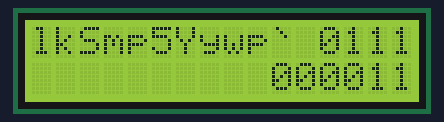
The sketch below on a simulated Arduino Uno, built with avr-gcc and run on an emulated ATmega328P. On the bench: 16×2 character LCD. Random numbers use the default seed unless the sketch sets one.

Above: at 0.56 s.
At 5.31 s:
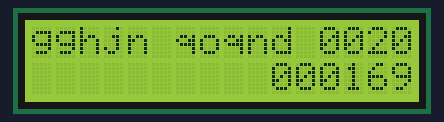
At 10.69 s:
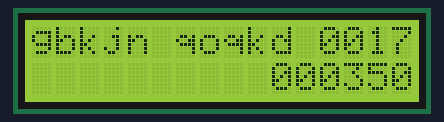
At 20.17 s:
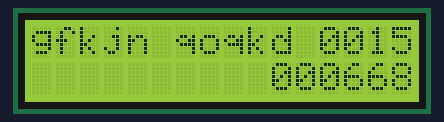
At 29.93 s:
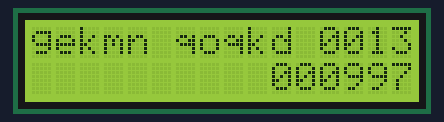
At 39.78 s:
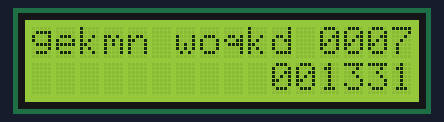

The sketch:

hello_world.ino
```cpp
#include <LiquidCrystal.h>
#include "Arduino.h"
#include <StandardCplusplus.h>
#include "genetic_algorithm.h"

LiquidCrystal lcd(12, 11, 5, 4, 3, 2);

unsigned int currentGeneration = 0;
bool done = false;

void setup() {
    lcd.begin(16, 2);

    randomSeed(analogRead(0));

    init_population(pop_alpha, pop_beta);
    population = &pop_alpha;
    buffer = &pop_beta;
}

void loop() {
    if (done == false) {
        if (currentGeneration < MAX_GENERATIONS) {
            calc_fitness(*population);
            sort_by_fitness(*population);
            if ((*population)[0].fitness == 0) {
                done = true;
                lcd.setCursor(0, 1);
                lcd.print("FOUND");
            } else {
                mate(*population, *buffer);
                swap(population, buffer);
                currentGeneration++;
            }
            updateDisplay();
        } else {
            done = true;
            lcd.setCursor(0, 1);
            lcd.print("FAILED");
        }
    }
}

void updateDisplay(void) {
    lcd.setCursor(0, 0);
    lcd.print((*population)[0].gene.c_str());

    lcd.setCursor(12, 0);
    int currentFitness = (*population)[0].fitness;
    char curretnFitnessLabel[4];
    sprintf(curretnFitnessLabel, "%04d", currentFitness);
    lcd.print(curretnFitnessLabel);

    lcd.setCursor(10, 1);
    char currentGenerationLabel[6];
    sprintf(currentGenerationLabel, "%06d", currentGeneration);
    lcd.print(currentGenerationLabel);
}
```

genetic_algorithm.h
```cpp
#include <vector>
#include <string>

#define POPULATION_SIZE      20
#define MAX_GENERATIONS      16384
#define CROSSOVER            RAND_MAX * 0.80f
#define ELITISM_RATE         0.10f
#define MUATION_RATE         0.90f
#define MUTATION             RAND_MAX * MUATION_RATE
#define TARGET               std::string("hello world")

using namespace std;

struct chromosome {
    string gene;
    unsigned short fitness;
};

vector<chromosome> pop_alpha, pop_beta;
vector<chromosome> *population, *buffer;

void init_population(vector<chromosome> &population, vector<chromosome> &buffer) {
    int tsize = TARGET.size();
    for (int i = 0; i < POPULATION_SIZE; i++) {
        chromosome citizen;
        citizen.fitness = 0;
        citizen.gene.erase();
        for (int j = 0; j < tsize; j++)
            citizen.gene += (rand() % 90) + 32;
        population.push_back(citizen);
    }
    buffer.resize(POPULATION_SIZE);
}

void calc_fitness(vector<chromosome> &population) {
    string target = TARGET;
    int tsize = target.size();
    unsigned short fitness;
    for (int i = 0; i < POPULATION_SIZE; i++) {
        fitness = 0;
        for (int j = 0; j < tsize; j++) {
            fitness += abs(int(population[i].gene[j] - target[j]));
        }
        population[i].fitness = fitness;
    }
}

bool fitness_sort(chromosome x, chromosome y) {
    return (x.fitness < y.fitness);
}

inline void sort_by_fitness(vector<chromosome> &population) {
    sort(population.begin(), population.end(), fitness_sort);
}

void elitism(vector<chromosome> &population, vector<chromosome> &buffer, int esize) {
    for (int i = 0; i < esize; i++) {
        buffer[i].gene = population[i].gene;
        buffer[i].fitness = population[i].fitness;
    }
}

void mutate(chromosome &citizen)
{
    int tsize = TARGET.size();
    int ipos  = rand() % tsize;
    int delta = (rand() % 90) + 32;
    citizen.gene[ipos] = ((citizen.gene[ipos] + delta) % 122);
}

void mate(vector<chromosome> &population, vector<chromosome> &buffer) {
    int esize = POPULATION_SIZE * ELITISM_RATE;
    int tsize = TARGET.size(), spos, i1, i2;

    elitism(population, buffer, esize);

    for (int i = esize; i < POPULATION_SIZE; i++) {
        if (rand() < CROSSOVER) {
            i1   = rand() % (POPULATION_SIZE / 2);
            i2   = rand() % (POPULATION_SIZE / 2);
            spos = rand() % tsize;

            buffer[i].gene = population[i1].gene.substr(0, spos) +
                             population[i2].gene.substr(spos, tsize - spos);
            if (rand() < MUTATION) mutate(buffer[i]);
        } else {
            if (rand() < MUTATION) mutate(buffer[i]);
        }
    }
}

inline void swap(vector<chromosome> *&population, vector<chromosome> *&buffer) {
    vector<chromosome> *temp = population;
    population = buffer;
    buffer = temp;
}
```
